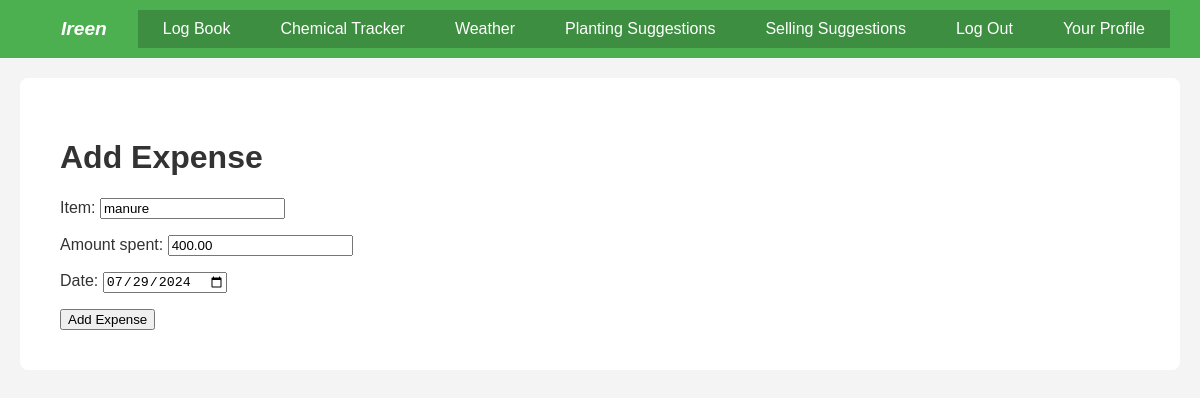
Screenshot of /logbook/update_expense/6/ (signed in) with the database file from the repository.
### logbook/models.py (models this page shows, shortened)
class Expense(models.Model):
    user = models.ForeignKey(User, on_delete=models.CASCADE)
    item = models.CharField(max_length=100)
    amount_spent = models.DecimalField(max_digits=10, decimal_places=2)
    date = models.DateField()

### logbook/views.py (the view)
# urls.py: path('update_expense/<int:pk>/', views.update_expense, name='update_expense'),
@login_required
def update_expense(request, pk):
    expense = Expense.objects.get(pk=pk, user=request.user)
    if request.method == 'POST':
        form = ExpenseForm(request.POST, instance=expense)
        if form.is_valid():
            form.save()
            return redirect('logbook:logbook')
    else:
        form = ExpenseForm(instance=expense)
    return render(request, 'logbook/add_expense.html', {'form': form})

### logbook/forms.py
class ExpenseForm(forms.ModelForm):
    class Meta:
        model = Expense
        fields = ['item', 'amount_spent', 'date']
        widgets = {
            'date': forms.DateInput(format='%Y-%m-%d', attrs={'type': 'date'})
        }

### logbook/templates/logbook/add_expense.html (shortened to what this page needs)
{% extends 'base.html' %}
{% block content %}
<!DOCTYPE html>
<html>
<head>
</head>
<body>
    <h1>Add Expense</h1>
    <form method="post">
        {{ form.as_p }}
        <button type="submit">Add Expense</button>
    </form>
</body>
</html>
{% endblock %}

### static/css/main.css (style rules this page uses)
body { font-family: Arial, sans-serif; margin: 0; padding: 0; color: #333; background-color: #f4f4f4; }

### rows the page displays
Expense: item "manure", amount_spent "400.00", date "07/29/2024"
